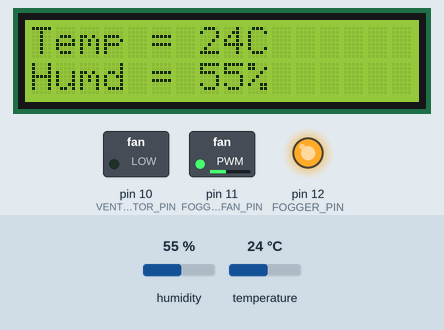
Bench run of a program on a simulated Arduino Nano, built with avr-gcc and run on an emulated ATmega328P. Shown: 16×2 character LCD, switched loads named in the program (green lamp = pin HIGH), output pins drawn as LEDs (lit = HIGH). The inputs (shaded band) are chosen by the test bench; at power-on: humidity 55 %, temperature 24 °C. What the program prints to the serial monitor is not drawn.

Above: at 1.6 s.
1.7 s: humidity set to 69 %
At 3.2 s:
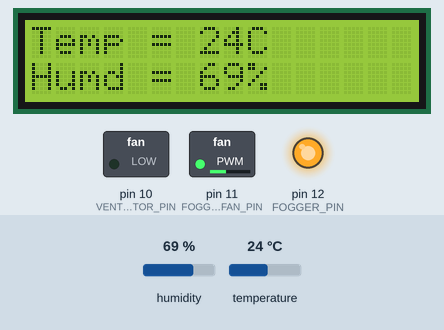
3.5 s: humidity set to 73 %
At 4.9 s:
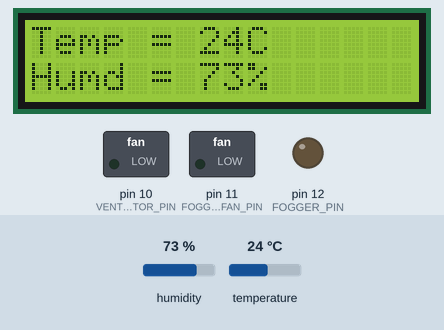
5.5 s: humidity set to 88 %
At 6.5 s:
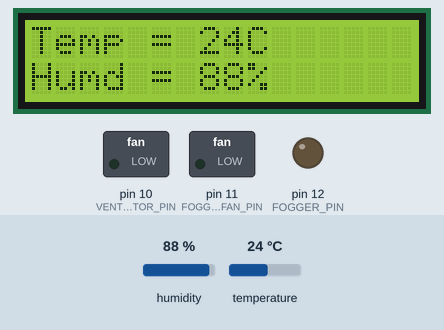
7.5 s: humidity set to 91 %
At 9.1 s:
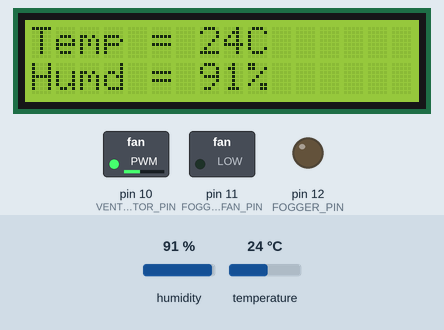
9.5 s: temperature set to 12 °C
At 10.7 s:
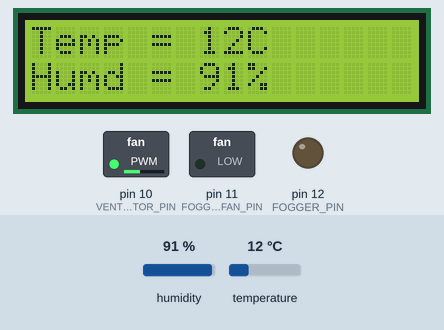
Timing chart, 0 to 12.5 s (numbered marks = the images above; inputs shaded):
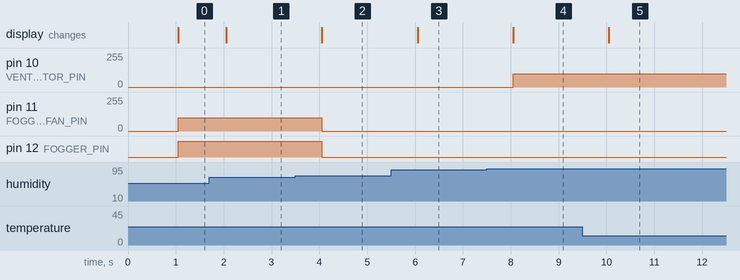

Measured:
- the behaviour switches between 70 and 71 % on humidity (found by bisection; images 1 and 2)
- the behaviour switches between 89 and 90 % on humidity (found by bisection; images 3 and 4)
- after the input at 1.7 s, the display: changes after 0.35 s (image 1)
- after the input at 3.5 s, pin 11 (FOGGER_FAN_PIN): 100/255 → 0/255 after 0.55 s; pin 12 (FOGGER_PIN): HIGH → LOW after 0.55 s; the display: changes after 0.55 s (image 2)
- after the input at 5.5 s, the display: changes after 0.55 s (image 3)
- after the input at 7.5 s, pin 10 (VENTILATOR_PIN): 0/255 → 100/255 after 0.55 s; the display: changes after 0.55 s (image 4)
- after the input at 9.5 s, the display: changes after 0.55 s (image 5)

The program:

main.cpp
```cpp
#include <Arduino.h>
#include <LiquidCrystal_I2C.h>
#include <SHTSensor.h>

#include "header.h"

#define BUILTIN_LED_PIN 13
#define FOGGER_PIN 12
#define FOGGER_FAN_PIN 11
#define VENTILATOR_PIN 10

#define FOGGER_FAN_PWM_VAL 100
#define VENTILATOR_FAN_PWM_VAL 100
#define RUN_INTERVAL 1
#define VENT_INTERVAL 900
#define VENT_DURATION 30
#define HUMIDITY_HIGH_THRESHOLD 90
#define HUMIDITY_LOW_THRESHOLD 70

SHTSensor sht(SHTSensor::SHT3X);

float temperature, humidity = 0;
uint32_t lastRunMillis, lastVentMillis = 0;
bool runBool, ventBool = false;

void setupPins() {
  pinMode(FOGGER_PIN, OUTPUT);
  pinMode(FOGGER_FAN_PIN, OUTPUT);
  pinMode(VENTILATOR_PIN, OUTPUT);
}

void setup() {
  TCCR2B = TCCR2B & B11111000 | B00000001;  // Set D3 & D11 PWM to 60kHz
  TCCR1B = TCCR1B & B11111000 | B00000001;  // Set D9 & D10 PWM to 60kHz
  Serial.begin(115200);
  while (!Serial)
    ;
  setupPins();
  setupLCD();
  I2CScan();
  if (sht.init()) {
    Serial.print("init(): success\n");
  } else {
    Serial.print("init(): failed\n");
  }
  sht.setAccuracy(SHTSensor::SHT_ACCURACY_MEDIUM);
}

void humidify(bool go) {
  if (go) {
    digitalWrite(FOGGER_PIN, HIGH);
    analogWrite(FOGGER_FAN_PIN, FOGGER_FAN_PWM_VAL);
    // analogWrite(VENTILATOR_PIN, VENTILATOR_FAN_PWM_VAL);
    digitalWrite(BUILTIN_LED_PIN, HIGH);
    Serial.println("Humidifier on");
  } else {
    digitalWrite(FOGGER_PIN, LOW);
    digitalWrite(FOGGER_FAN_PIN, LOW);
    // digitalWrite(VENTILATOR_PIN, LOW);
    digitalWrite(BUILTIN_LED_PIN, LOW);
    Serial.println("Humidifier off");
  }
}

void vent(bool go) {
  if (go) {
    analogWrite(VENTILATOR_PIN, VENTILATOR_FAN_PWM_VAL);
    Serial.println("Venting...");
  } else {
    digitalWrite(VENTILATOR_PIN, LOW);
    Serial.println("Stopped venting");
  }
}

void loop() {
  if (millis() >= lastVentMillis + ((long)VENT_INTERVAL * 1000)) {
    vent(1);
  }
  if (millis() >= lastVentMillis + (((long)VENT_INTERVAL * 1000) +
                                    ((long)VENT_DURATION * 1000))) {
    vent(0);
    lastVentMillis = millis();
  }

  if (millis() >= lastRunMillis + (RUN_INTERVAL * 1000)) {
    lastRunMillis = millis();
    runBool = true;
  }

  if (runBool == true) {
    if (sht.readSample()) {
      temperature = sht.getTemperature();
      humidity = sht.getHumidity();
      Serial.print(F("Temperature °C: \t\t"));
      Serial.println((int)temperature);
      Serial.print(F("Humidity %: \t\t\t"));
      Serial.println((int)humidity);
    } else {
      Serial.println("Error in SHT31 readSample()");
    }

    displayTempHum(temperature, humidity);

    if (humidity >= HUMIDITY_HIGH_THRESHOLD) {
      humidify(0);
      vent(1);
    } else if (humidity <= HUMIDITY_LOW_THRESHOLD) {
      humidify(1);
      vent(0);
    } else if (humidity >= HUMIDITY_LOW_THRESHOLD &&
               humidity <= HUMIDITY_HIGH_THRESHOLD) {
      humidify(0);
      vent(0);
    } else {
      ;
    }
    Serial.println();
    runBool = false;
  } else {
    ;
  }
}
```

I2CScan.cpp
```cpp
#ifndef _I2CScan_
#define _I2CScan_

#include <Arduino.h>
#include <Wire.h>

#include "header.h"

#define Low_Address 8
#define High_Address 119

void I2CScan() {
  Serial.println(F("--- Scan started ---"));
  int Devices_Count = 0;
  for (byte address = Low_Address; address < High_Address; address++) {
    Wire.beginTransmission(address);
    byte error = Wire.endTransmission();
    if (error == 0) {
      Serial.print(F("I2C device found at address 0x"));
      if (address < 16) Serial.print("0");
      Serial.print(address, HEX);
      Serial.println(F("  !"));

      Devices_Count++;
    } else if (error == 4) {
      Serial.print(F("Unknow error at address 0x"));
      if (address < 16) Serial.print("0");
      Serial.println(address, HEX);
    }
  }
  if (Devices_Count == 0) Serial.println(F("No I2C devices found"));
  Serial.println(F("--- Scan finished ---\n"));
}

#endif
```

header.h
```cpp
#ifndef _HEADER_H_
#define _HEADER_H_

#include <Arduino.h>

void I2CScan();
void setupLCD();
void displayTempHum(float, float);

#endif
```

LCD.cpp
```cpp
#ifndef _LCD_
#define _LCD_
#include <Arduino.h>
#include <LiquidCrystal_I2C.h>

#include "header.h"

#define LCD_IIC_ADDRESS 0x27

unsigned long lastDisplayToggle = 0;
bool displayToggle = false;

LiquidCrystal_I2C lcd(LCD_IIC_ADDRESS, 2, 1, 0, 4, 5, 6, 7, 3, POSITIVE);

void setupLCD() {
  lcd.begin(16, 2);
  lcd.backlight();

  lcd.home();
  lcd.print("Hello Mushrooms");
}

void displayTempHum(float temp, float hum) {
  lcd.home();
  lcd.clear();
  lcd.print("Temp = ");
  lcd.print((int)temp);
  lcd.print("C");
  lcd.setCursor(0, 1);
  lcd.print("Humd = ");
  lcd.print((int)hum);
  lcd.print("%");
}

#endif
```
